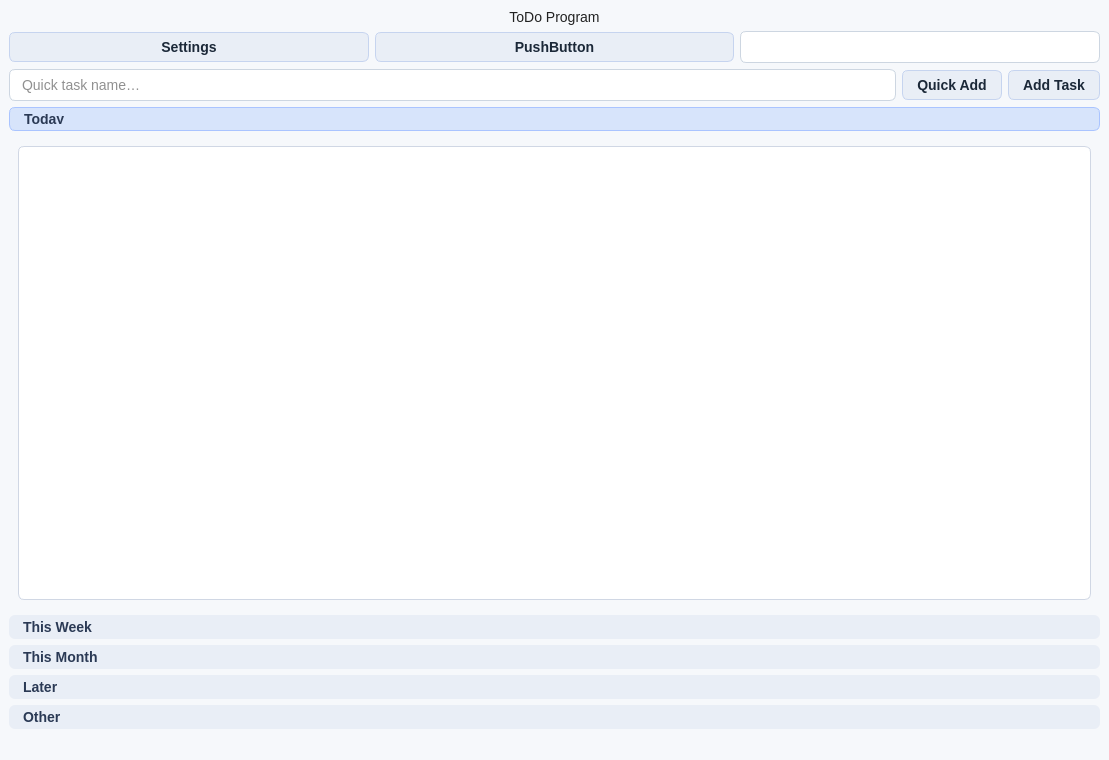
<?xml version="1.0" encoding="UTF-8"?>
<ui version="4.0">
 <class>MainWindow</class>
 <widget class="QMainWindow" name="MainWindow">
  <property name="geometry">
   <rect>
    <x>0</x>
    <y>0</y>
    <width>1109</width>
    <height>760</height>
   </rect>
  </property>
  <property name="windowTitle">
   <string>MainWindow</string>
  </property>
  <property name="layoutDirection">
   <enum>Qt::LayoutDirection::LeftToRight</enum>
  </property>
  <property name="styleSheet">
   <string notr="true">/* === 🌈 GLOBAL === */
QWidget {
    background-color: #f6f8fb;
    font-family: &quot;Segoe UI&quot;, &quot;Roboto&quot;, sans-serif;
    font-size: 14px;
    color: #222;
}

/* === 🧭 QToolBox === */
QToolBox::tab {
    background-color: #e9eef6;
    border-radius: 6px;
    padding: 6px 10px;
    font-weight: 600;
    color: #2b3a55;
}
QToolBox::tab:selected {
    background-color: #d7e4fb;
    border: 1px solid #aac4ff;
}
QToolBox::tab:hover {
    background-color: #dfe8f9;
}

/* === 📋 QListWidget === */
QListWidget {
    background-color: #ffffff;
    border: 1px solid #d0d7e4;
    border-radius: 6px;
    padding: 4px;
}
QListWidget::item {
    margin: 2px;
    padding: 6px 8px;
    border-radius: 4px;
}
QListWidget::item:selected {
    background-color: #e8f2ff;
    border: 1px solid #aac8ff;
}

/* === 🧾 QLineEdit === */
QLineEdit {
    background-color: #ffffff;
    border: 1px solid #cdd6e1;
    border-radius: 6px;
    padding: 6px 10px;
    selection-background-color: #cfe2ff;
}
QLineEdit:focus {
    border: 1px solid #6ea8fe;
    background-color: #fefeff;
}

/* === 🔘 QPushButton === */
QPushButton {
    background-color: #e9eef6;
    color: #1b2838;
    border: 1px solid #c6d4ef;
    border-radius: 6px;
    padding: 6px 14px;
    font-weight: 500;
    transition: all 0.2s ease-in-out;
}
QPushButton:hover {
    background-color: #d7e4fb;
}
QPushButton:pressed {
    background-color: #c6d4ef;
}
QPushButton:disabled {
    background-color: #e0e4ec;
    color: #999;
}

/* === ⚙️ QComboBox (View Filter) === */
QComboBox {
    background-color: #ffffff;
    border: 1px solid #cdd6e1;
    border-radius: 6px;
    padding: 6px 10px;
    min-width: 130px;
}
QComboBox:hover {
    border: 1px solid #6ea8fe;
}
QComboBox::drop-down {
    border: none;
    width: 24px;
}
QComboBox::down-arrow {
    image: url(:/icons/down-arrow.png);
    width: 10px;
    height: 10px;
}

/* === 📦 QGroupBox / Панелі === */
QGroupBox {
    border: 1px solid #d0dae7;
    border-radius: 6px;
    margin-top: 8px;
    background-color: #fdfdff;
}
QGroupBox::title {
    subcontrol-origin: margin;
    left: 8px;
    padding: 0 4px;
    color: #3b4b65;
}

/* === 🪟 QScrollBar (красивий) === */
QScrollBar:vertical {
    background: #f0f4fa;
    width: 10px;
    border-radius: 5px;
}
QScrollBar::handle:vertical {
    background: #c3d4ee;
    min-height: 25px;
    border-radius: 5px;
}
QScrollBar::handle:vertical:hover {
    background: #a9c3f2;
}
QScrollBar::add-line:vertical,
QScrollBar::sub-line:vertical {
    height: 0;
}

/* === ✅ Checkboxes / RadioButtons === */
QCheckBox {
    spacing: 6px;
}
QCheckBox::indicator {
    width: 16px;
    height: 16px;
}
QCheckBox::indicator:unchecked {
    border: 1px solid #aabbd5;
    border-radius: 4px;
    background: #ffffff;
}
QCheckBox::indicator:checked {
    background-color: #6ea8fe;
    border: 1px solid #6ea8fe;
    image: url(:/icons/checkmark.png);
}
</string>
  </property>
  <property name="toolButtonStyle">
   <enum>Qt::ToolButtonStyle::ToolButtonIconOnly</enum>
  </property>
  <widget class="QWidget" name="centralwidget">
   <layout class="QVBoxLayout" name="verticalLayout_7">
    <item>
     <layout class="QVBoxLayout" name="verticalLayout_6">
      <item>
       <widget class="QLabel" name="labelTitle">
        <property name="sizePolicy">
         <sizepolicy hsizetype="Preferred" vsizetype="Fixed">
          <horstretch>0</horstretch>
          <verstretch>0</verstretch>
         </sizepolicy>
        </property>
        <property name="font">
         <font>
          <family>Segoe UI</family>
          <pointsize>-1</pointsize>
          <fontweight>Medium</fontweight>
         </font>
        </property>
        <property name="lineWidth">
         <number>1</number>
        </property>
        <property name="midLineWidth">
         <number>0</number>
        </property>
        <property name="text">
         <string>ToDo Program</string>
        </property>
        <property name="alignment">
         <set>Qt::AlignmentFlag::AlignCenter</set>
        </property>
       </widget>
      </item>
      <item>
       <layout class="QHBoxLayout" name="horizontalLayout_2">
        <item>
         <widget class="QPushButton" name="settingsButton">
          <property name="text">
           <string>Settings</string>
          </property>
         </widget>
        </item>
        <item>
         <widget class="QPushButton" name="detailsButton">
          <property name="text">
           <string>PushButton</string>
          </property>
         </widget>
        </item>
        <item>
         <widget class="QComboBox" name="viewFilterBox"/>
        </item>
       </layout>
      </item>
      <item>
       <layout class="QHBoxLayout" name="horizontalLayout">
        <item>
         <widget class="QLineEdit" name="taskInput">
          <property name="placeholderText">
           <string>Quick task name…</string>
          </property>
         </widget>
        </item>
        <item>
         <widget class="QPushButton" name="quickAddButton">
          <property name="text">
           <string>Quick Add</string>
          </property>
         </widget>
        </item>
        <item>
         <widget class="QPushButton" name="addTaskButton">
          <property name="text">
           <string>Add Task</string>
          </property>
         </widget>
        </item>
       </layout>
      </item>
      <item>
       <widget class="QToolBox" name="toolBox">
        <property name="currentIndex">
         <number>0</number>
        </property>
        <widget class="QWidget" name="page_1">
         <property name="geometry">
          <rect>
           <x>0</x>
           <y>0</y>
           <width>1085</width>
           <height>404</height>
          </rect>
         </property>
         <attribute name="label">
          <string>Today</string>
         </attribute>
         <layout class="QVBoxLayout" name="verticalLayout">
          <item>
           <widget class="QListWidget" name="todayList">
            <property name="itemAlignment">
             <set>Qt::AlignmentFlag::AlignVCenter</set>
            </property>
           </widget>
          </item>
         </layout>
        </widget>
        <widget class="QWidget" name="page_2">
         <property name="geometry">
          <rect>
           <x>0</x>
           <y>0</y>
           <width>1085</width>
           <height>404</height>
          </rect>
         </property>
         <attribute name="label">
          <string>This Week</string>
         </attribute>
         <layout class="QVBoxLayout" name="verticalLayout_2">
          <item>
           <widget class="QListWidget" name="weekList"/>
          </item>
         </layout>
        </widget>
        <widget class="QWidget" name="page_3">
         <property name="geometry">
          <rect>
           <x>0</x>
           <y>0</y>
           <width>1085</width>
           <height>404</height>
          </rect>
         </property>
         <attribute name="label">
          <string>This Month</string>
         </attribute>
         <layout class="QVBoxLayout" name="verticalLayout_3">
          <item>
           <widget class="QListWidget" name="monthList"/>
          </item>
         </layout>
        </widget>
        <widget class="QWidget" name="page_4">
         <property name="geometry">
          <rect>
           <x>0</x>
           <y>0</y>
           <width>1085</width>
           <height>404</height>
          </rect>
         </property>
         <attribute name="label">
          <string>Later</string>
         </attribute>
         <layout class="QVBoxLayout" name="verticalLayout_4">
          <item>
           <widget class="QListWidget" name="laterList"/>
          </item>
         </layout>
        </widget>
        <widget class="QWidget" name="page_5">
         <property name="geometry">
          <rect>
           <x>0</x>
           <y>0</y>
           <width>1085</width>
           <height>404</height>
          </rect>
         </property>
         <attribute name="label">
          <string>Other</string>
         </attribute>
         <layout class="QVBoxLayout" name="verticalLayout_5">
          <item>
           <widget class="QListWidget" name="otherList"/>
          </item>
         </layout>
        </widget>
       </widget>
      </item>
     </layout>
    </item>
   </layout>
  </widget>
  <widget class="QMenuBar" name="menubar">
   <property name="geometry">
    <rect>
     <x>0</x>
     <y>0</y>
     <width>1109</width>
     <height>24</height>
    </rect>
   </property>
  </widget>
  <widget class="QStatusBar" name="statusbar"/>
 </widget>
 <resources/>
 <connections/>
</ui>
